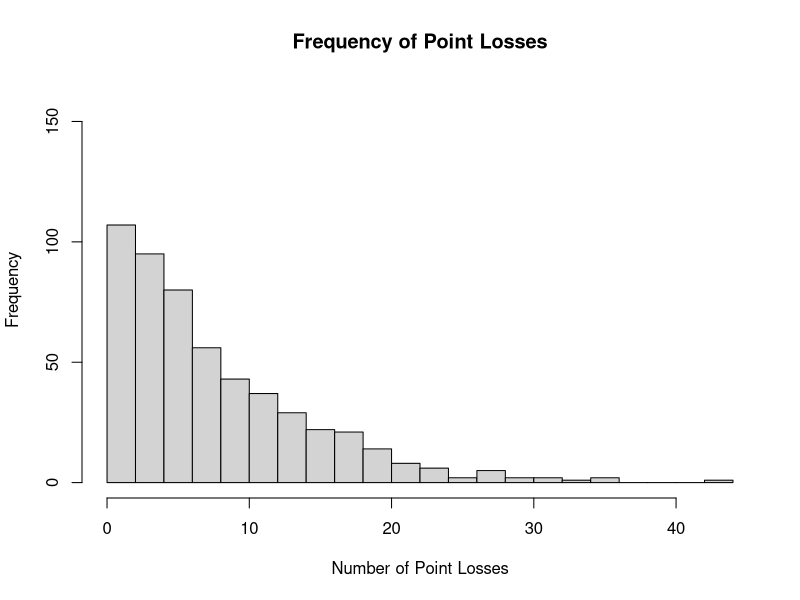
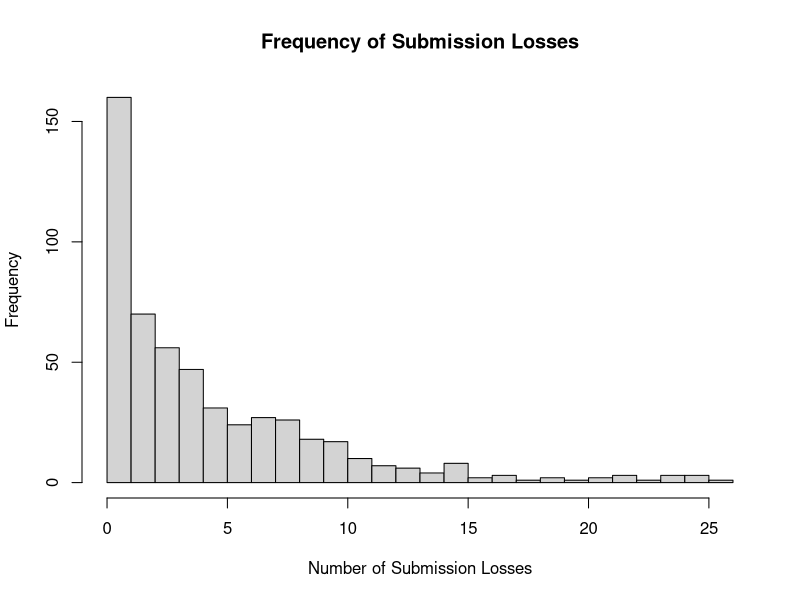
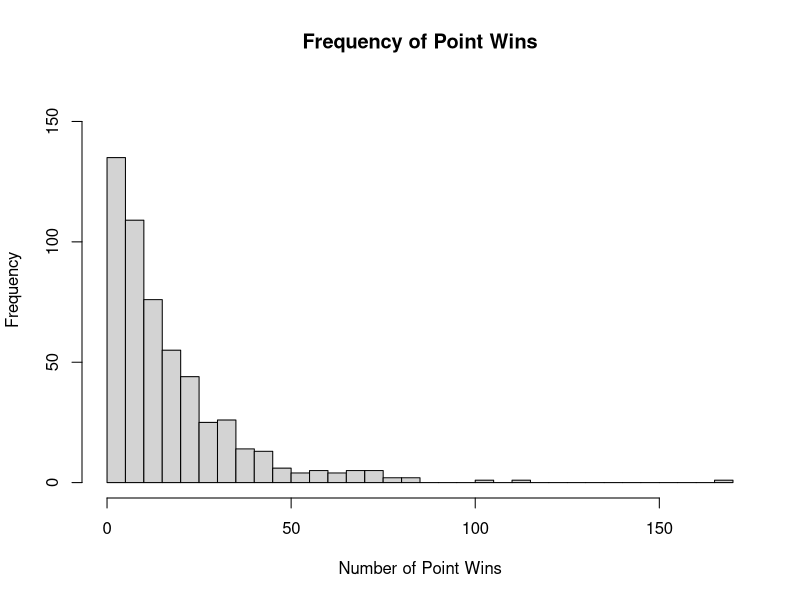
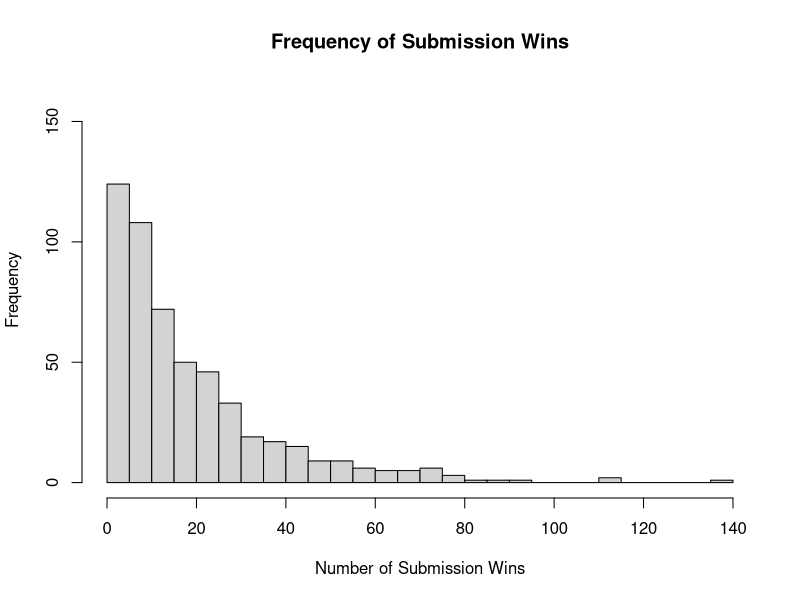
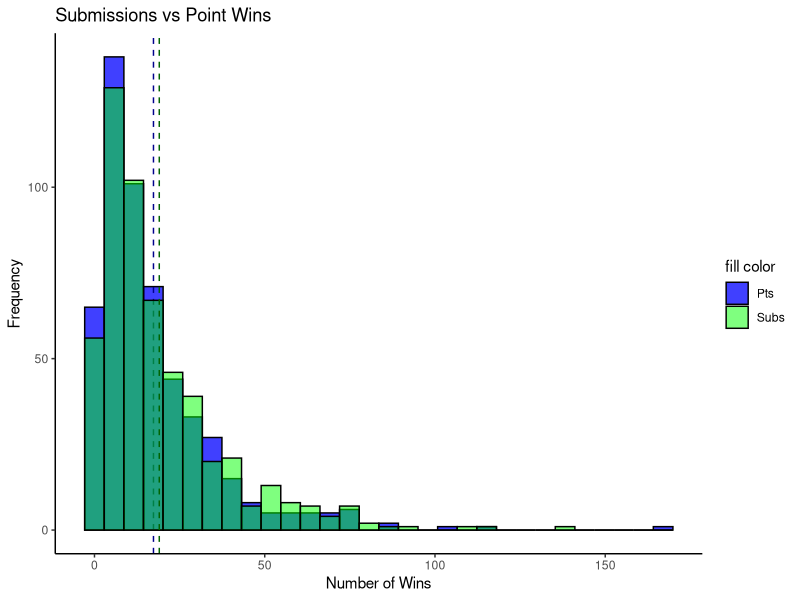
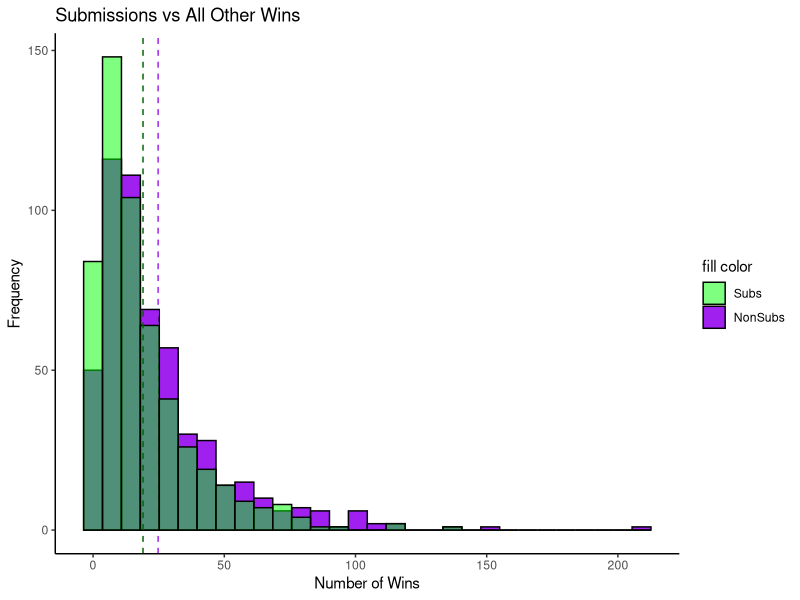
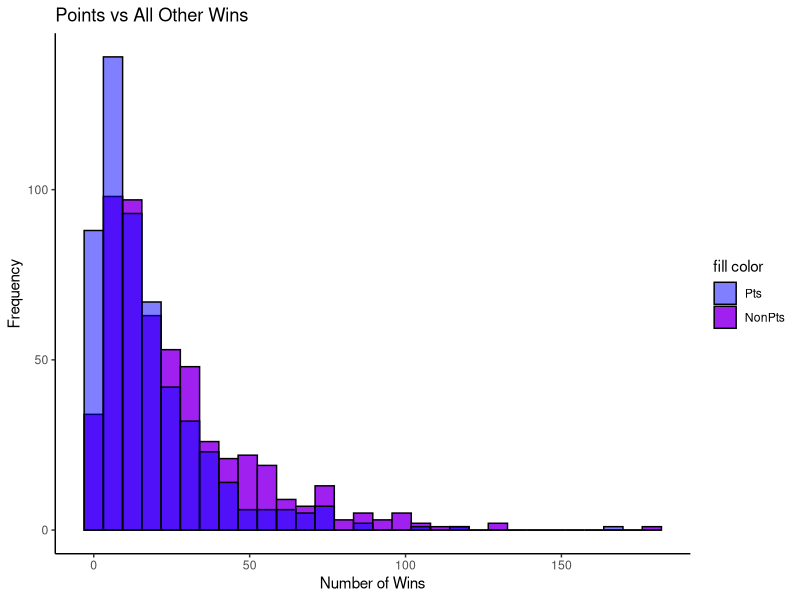
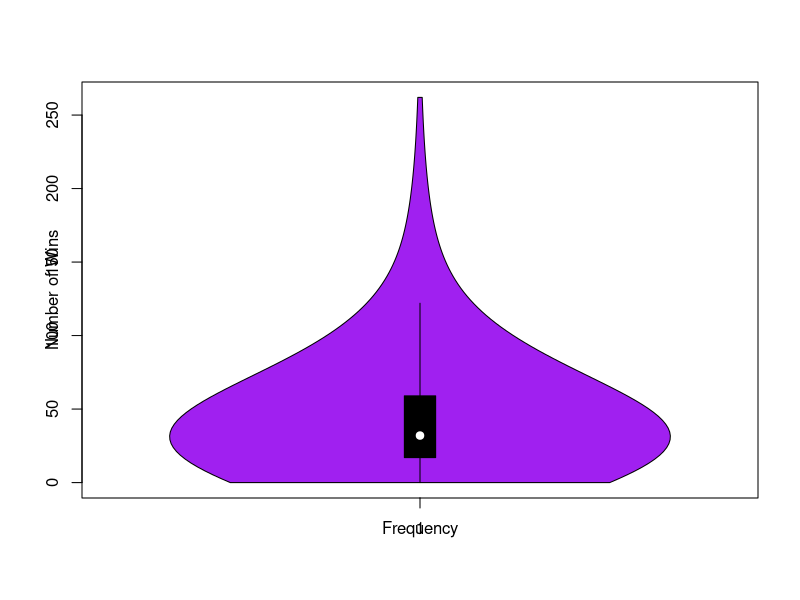

The R source for these figures, in order:
## ---- chunk 1
knitr::opts_chunk$set(echo = TRUE)
## ---- chunk 2
# load libraries
library(tidyverse)
library(ggplot2)
library(vioplot)
## ---- chunk 3
goData <- read.csv("./workingFiles/winTypes.csv")
## ---- chunk 4
goData$wins <- gsub("[A-Z]", "", goData$wins)
goData$losses <- gsub("[A-Z]", "", goData$losses)
nonNumer <- names(goData)[2:length(goData)]
goData[nonNumer] <- lapply(goData[nonNumer], as.numeric)
# add total number of matches 
goData <- goData %>%
  mutate(total = losses + wins)
# convert to R df 
winLoss_df <- as.data.frame(goData)

# add number of matches won not by submission 
winLoss_df <- winLoss_df %>%
  mutate(nonSubWins = wins - Win.Submissions)
# separate losses and wins 
loss_df <- winLoss_df[11:length(winLoss_df)-1]
wins_df <- winLoss_df[4:10]
## ---- chunk 5
# Basic Histograms 
hist(winLoss_df$Losses.Points,
     ylim = range(0,160),
     xlab = "Number of Point Losses",
     main = "Frequency of Point Losses",
     breaks = 25)
hist(winLoss_df$Losses.Submissions, 
     ylim = range(0,160),
     xlab = "Number of Submission Losses", 
     main = "Frequency of Submission Losses",
     breaks = 25)
hist(winLoss_df$Win.Points,
     ylim = range(0,160),
     xlab = "Number of Point Wins",
     main = "Frequency of Point Wins",
     breaks = 25)
hist(winLoss_df$Win.Submissions, 
     ylim = range(0,160),
     xlab = "Number of Submission Wins", 
     main = "Frequency of Submission Wins",
     breaks = 25)
# number of losses for Subs and Points 
sum(winLoss_df$Losses.Submissions)
sum(winLoss_df$Losses.Points)
## ---- chunk 6
# sub wins vs points wins 
winBar <- winLoss_df %>%
  ggplot() + 
    geom_histogram(aes(x = Win.Points,fill= "blue"), color = "black", alpha = 0.75) +
    geom_vline(aes(xintercept = mean(Win.Points)), color = "dark blue", linetype = "dashed") + 
    geom_histogram(aes(x = Win.Submissions, fill= "green"), color = "black", alpha = 0.5) + 
    geom_vline(aes(xintercept = mean(Win.Submissions)), color = "dark green", linetype = "dashed") +
    labs(x = ("Number of Wins"), y = ("Frequency"), title = "Submissions vs Point Wins") +
    scale_fill_identity(name = "fill color", guide = "legend", labels = c("Pts", "Subs")) +
    theme_classic()
# plot 
winBar

# sub wins vs all other types of wins 
subVsNon <- winLoss_df %>%
  ggplot() + 
    geom_histogram(aes(x = nonSubWins, fill= "purple"), color = "black", alpha = 1) +
    geom_vline(aes(xintercept = mean(nonSubWins)), color = "purple", linetype = "dashed") + 
    geom_histogram(aes(x = Win.Submissions, fill= "green"), color = "black", alpha = 0.5) + 
    geom_vline(aes(xintercept = mean(Win.Submissions)), color = "dark green", linetype = "dashed") +
    labs(x = ("Number of Wins"), y = ("Frequency"), title = "Submissions vs All Other Wins") +
    scale_fill_identity(name = "fill color", guide = "legend", labels = c("Subs", "NonSubs")) +
    theme_classic()

# plot
subVsNon

# wins by points vs all other types of wins 
PtsVsNon <- winLoss_df %>%
  ggplot() + 
    geom_histogram(aes(x = wins - Win.Points, fill= "purple"), color = "black", alpha = 1) +
    geom_histogram(aes(x = Win.Points, fill= "blue"), color = "black", alpha = 0.5) + 
    labs(x = ("Number of Wins"), y = ("Frequency"), title = "Points vs All Other Wins") +
    scale_fill_identity(name = "fill color", guide = "legend", labels = c("Pts", "NonPts")) +
    theme_classic()

# plot
PtsVsNon
## ---- chunk 7
win_violin <- vioplot(winLoss_df$wins,
                         col = "purple",
                         xlab = "Frequency",
                         ylab = "Number of Wins")

win_violin

sub_violin <- vioplot(winLoss_df$Win.Submissions,
                         col = "green",
                         xlab = "Frequency",
                         ylab = "Number of Subs")

sub_violin
